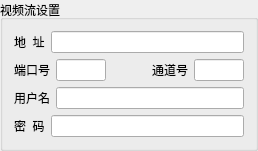
             <widget class="QGroupBox" name="groupBox_7">
              <property name="title">
               <string>视频流设置</string>
              </property>
              <layout class="QVBoxLayout" name="verticalLayout_3">
               <item>
                <layout class="QHBoxLayout" name="horizontalLayout_15">
                 <property name="sizeConstraint">
                  <enum>QLayout::SetDefaultConstraint</enum>
                 </property>
                 <item>
                  <widget class="QLabel" name="label_16">
                   <property name="maximumSize">
                    <size>
                     <width>40</width>
                     <height>16777215</height>
                    </size>
                   </property>
                   <property name="text">
                    <string>地  址</string>
                   </property>
                   <property name="textFormat">
                    <enum>Qt::PlainText</enum>
                   </property>
                  </widget>
                 </item>
                 <item>
                  <widget class="QLineEdit" name="editIP">
                   <property name="minimumSize">
                    <size>
                     <width>0</width>
                     <height>0</height>
                    </size>
                   </property>
                   <property name="maximumSize">
                    <size>
                     <width>16777215</width>
                     <height>16777215</height>
                    </size>
                   </property>
                  </widget>
                 </item>
                </layout>
               </item>
               <item>
                <layout class="QHBoxLayout" name="horizontalLayout_16">
                 <property name="sizeConstraint">
                  <enum>QLayout::SetDefaultConstraint</enum>
                 </property>
                 <item>
                  <widget class="QLabel" name="label_17">
                   <property name="maximumSize">
                    <size>
                     <width>40</width>
                     <height>16777215</height>
                    </size>
                   </property>
                   <property name="text">
                    <string>端口号</string>
                   </property>
                  </widget>
                 </item>
                 <item>
                  <widget class="QLineEdit" name="editPort">
                   <property name="maximumSize">
                    <size>
                     <width>50</width>
                     <height>16777215</height>
                    </size>
                   </property>
                  </widget>
                 </item>
                 <item>
                  <spacer name="horizontalSpacer_6">
                   <property name="orientation">
                    <enum>Qt::Horizontal</enum>
                   </property>
                   <property name="sizeHint" stdset="0">
                    <size>
                     <width>40</width>
                     <height>20</height>
                    </size>
                   </property>
                  </spacer>
                 </item>
                 <item>
                  <widget class="QLabel" name="label_21">
                   <property name="maximumSize">
                    <size>
                     <width>16777215</width>
                     <height>16777215</height>
                    </size>
                   </property>
                   <property name="text">
                    <string>通道号</string>
                   </property>
                  </widget>
                 </item>
                 <item>
                  <widget class="QLineEdit" name="editChannel">
                   <property name="maximumSize">
                    <size>
                     <width>50</width>
                     <height>16777215</height>
                    </size>
                   </property>
                  </widget>
                 </item>
                </layout>
               </item>
               <item>
                <layout class="QHBoxLayout" name="horizontalLayout_18">
                 <property name="sizeConstraint">
                  <enum>QLayout::SetDefaultConstraint</enum>
                 </property>
                 <item>
                  <widget class="QLabel" name="label_18">
                   <property name="maximumSize">
                    <size>
                     <width>40</width>
                     <height>16777215</height>
                    </size>
                   </property>
                   <property name="text">
                    <string>用户名</string>
                   </property>
                  </widget>
                 </item>
                 <item>
                  <widget class="QLineEdit" name="editUser">
                   <property name="minimumSize">
                    <size>
                     <width>0</width>
                     <height>0</height>
                    </size>
                   </property>
                   <property name="maximumSize">
                    <size>
                     <width>16777215</width>
                     <height>16777215</height>
                    </size>
                   </property>
                  </widget>
                 </item>
                </layout>
               </item>
               <item>
                <layout class="QHBoxLayout" name="horizontalLayout_17">
                 <property name="sizeConstraint">
                  <enum>QLayout::SetDefaultConstraint</enum>
                 </property>
                 <item>
                  <widget class="QLabel" name="label_19">
                   <property name="maximumSize">
                    <size>
                     <width>40</width>
                     <height>16777215</height>
                    </size>
                   </property>
                   <property name="text">
                    <string>密  码</string>
                   </property>
                   <property name="textFormat">
                    <enum>Qt::PlainText</enum>
                   </property>
                  </widget>
                 </item>
                 <item>
                  <widget class="QLineEdit" name="editPwd">
                   <property name="maximumSize">
                    <size>
                     <width>16777215</width>
                     <height>16777215</height>
                    </size>
                   </property>
                   <property name="echoMode">
                    <enum>QLineEdit::Password</enum>
                   </property>
                  </widget>
                 </item>
                </layout>
               </item>
              </layout>
             </widget>
